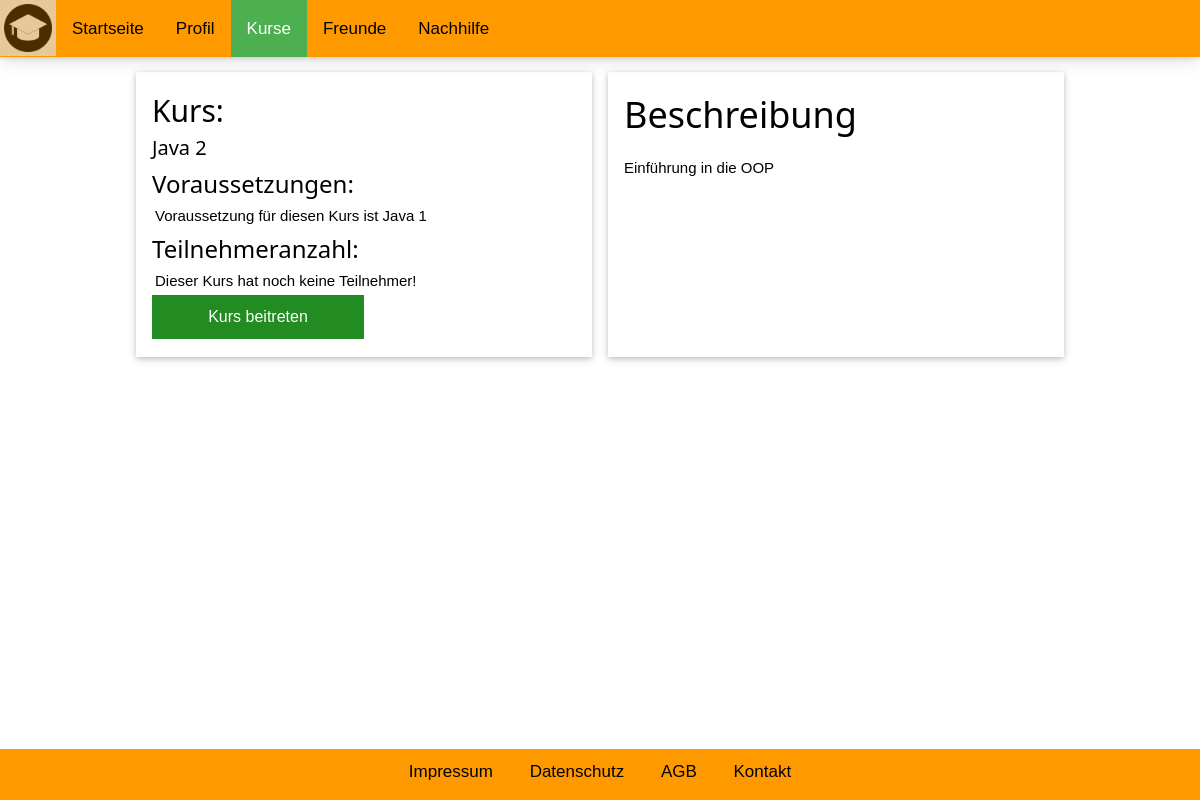
The page /Kurs.php?kid=2 (signed in) on the database its author committed.
### tables this page shows
CREATE TABLE `kurs` (
  `kursID` int(11) NOT NULL,
  `name` varchar(255) NOT NULL,
  `beschreibung` varchar(1024) NOT NULL,
  `voraussetzung` varchar(255) NOT NULL
);

### Kurs.php (the view, shortened to what this page needs)
<!DOCTYPE html>
<html>
<head>
    <link rel="stylesheet" href="styler.css">
</head>
<body>
    <div class="topnav" id="myTopnav">
        <a href="javascript:void(0);" id="logo"><img src="logo.png" alt="John" style="width:48px"></a>
        <div class="topbartexte" id="topbartexte">
            <a href="Startseite.php">Startseite</a>
            <a href="Profil.php">Profil</a>
            <a class="active" href="KurseUebersicht.php">Kurse</a>
            <a href="FreundeUebersicht.php">Freunde</a>
            <a href="Nachhilfe.php">Nachhilfe</a>
        </div>
    </div>
    <p class="headerabstand"></p>
    <div class="footerContent">
        <a href="impressum.php">Impressum</a>
        <a href="datenschutz.php">Datenschutz</a>
        <a href="datenschutz.php">AGB</a>
        <a href="impressum.php">Kontakt</a>
    </div>
    <div id="Kurs">
        <?php
        $link = mysqli_connect("localhost", "root");
        $_userID = $_SESSION["userID"];
        $_kursID = $_GET["kid"];
        $_sql = "SELECT * FROM userkurse WHERE userID='$_userID' AND kursID='$_kursID'";
        $_res = mysqli_query($link, $_sql);
        $_anzahl = @mysqli_num_rows($_res);
        if ($_anzahl > 0) {
            header("Location: Kursbeigetreten.php?kid=$_kursID");
		}
        else {
            $_sql2 = "SELECT * FROM kurs WHERE kursID='$_kursID'";
            $_res2 = mysqli_query($link, $_sql2);
            $_row = mysqli_fetch_assoc($_res2);
            $_titel = $_row["name"];
            $_beschreibung = $_row["beschreibung"];
            $_voraussetzung = $_row["voraussetzung"];
		}
        ?>
            <div class="w3-row-padding w3-margin-top">
                <div class="w3-half">
                    <div class="w3-card w3-container">
                        <div id="KursZusammenfassung">
                            <h2>Kurs:</h2>
                            <h4 id="KursTitel">
                                <?php echo "$_titel" ?>
                            </h4>
                            <h3>Voraussetzungen:</h3>
                            <p id="KursVoraussetzung">
                                <?php echo "$_voraussetzung" ?>
                            </p>
                            <h3>Teilnehmeranzahl:</h3>
                            <p id="KursTeilnehmeranzahl">Dieser Kurs hat noch keine Teilnehmer!</p>
                            <form method="POST">
                                <button type="submit" name="joinKurs" class="block" onclick="window.location.replace('Kursbeigetreten.html')">Kurs beitreten</button>
                            </form>
                        </div>
                    </div>
                </div>
                <div class="w3-half">
                    <div class="w3-card w3-container">
                        <h1>Beschreibung</h1>
                        <p id="KursBeschreibung">
                            <?php echo "$_beschreibung" ?>
                        </p>
                    </div>
                </div>
            </div>
    </div>
</body>
</html>

### styler.css (style rules this page uses)
html { box-sizing: border-box }
*, *:before, *:after { box-sizing: inherit }
html { -ms-text-size-adjust: 100%; -webkit-text-size-adjust: 100% }
body { margin: 0; }
a { background-color: transparent; -webkit-text-decoration-skip: objects }
img { border-style: none }
button, input, select, textarea { font: inherit; margin: 0 }
button, input { overflow: visible }
button, select { text-transform: none }
button, html [type=button], [type=reset], [type=submit] { -webkit-appearance: button }
html, body { font-family: Verdana, sans-serif; font-size: 15px; line-height: 1.5 }
html { overflow-x: hidden }
h1 { font-size: 36px }
h2 { font-size: 30px }
h3 { font-size: 24px }
h4 { font-size: 20px }
h1, h2, h3, h4, h5, h6 { font-family: "Segoe UI", Arial, sans-serif; font-weight: 400; margin: 0; }
img { vertical-align: middle }
a { color: inherit }
.w3-container:after, .w3-container:before, .w3-panel:after, .w3-panel:before, .w3-row:after, .w3-row:before, .w3-row-padding:after, .w3-row-padding:before, .w3-cell-row:before, .w3-cell-row:after, .w3-clear:after, .w3-clear:before, .w3-bar:before, .w3-bar:after { content: ""; display: table; clear: both; }
.w3-col, .w3-half, .w3-third, .w3-twothird, .w3-threequarter, .w3-quarter { display: table-cell; float: left; width: 100%; }
.w3-half { max-width: 710px; }
@media (min-width: 961px) { .w3-col.m6, .w3-half { width: 49.99999% } }
.w3-row-padding, .w3-row-padding > .w3-half, .w3-row-padding > .w3-third, .w3-row-padding > .w3-twothird, .w3-row-padding > .w3-threequarter, .w3-row-padding > .w3-quarter, .w3-row-padding > .w3-col { padding: 0 8px }
.w3-container, .w3-panel { padding: 16px }
.w3-card { height: 100%; max-width: 700px; }
.w3-card, .w3-card-2 { box-shadow: 0 2px 5px 0 rgba(0, 0, 0, 0.16), 0 2px 10px 0 rgba(0, 0, 0, 0.12) }
.w3-margin-top { margin-top: 16px !important }
.topnav { background-color: #ff9900; overflow: hidden; position: fixed; top: 0; width: 100%; z-index: 100000; box-shadow: 0 0 5px 0 rgba(0, 0, 0, 0.2), 0 0 20px 0 rgba(0, 0, 0, 0.19); }
.topnav a { float: left; color: #000000; text-align: center; padding: 15.5px 16px; text-decoration: none; font-size: 17px; }
.topnav a.active { background-color: #4CAF50; color: white; }
button { border: none; outline: 0; display: inline-block; padding: 8px; color: white; background-color: #000; text-align: center; cursor: pointer; width: 100%; font-size: 18px; }
a { text-decoration: none; font-size: 22px; color: black; }
* { box-sizing: border-box; }
#logo { margin: 0px; padding: 4px }
@media (min-width: 961px) { #topbartexte { display: inherit; } }
.headerabstand { font-size: 1px; padding-bottom: 55px; }
.footerContent { background-color: #ff9900; position: fixed; bottom: 0px; height: 3em; padding: 0.6em; text-align: center; width: 100%; font-size: 17px; }
.footerContent a { color: black; padding: 14px 16px; font-size: 17px; }

### Kurs.php (style rules this page uses)
.block { display: block; width: 50%; border: none; background-color: forestgreen; padding: 10px 3px; font-size: 16px; cursor: pointer; text-align: center; }
#Kurs { width: 960px; margin: 0 auto 5em auto; }
#KursZusammenfassung p { margin: 0.2em; }
#KursBeschreibung { text-align: justify; }
#Kurs .w3-card { height: 19em; }

### rows shown on the page
kurs: name "Java 2", voraussetzung "Voraussetzung für diesen Kurs ist Java 1", beschreibung "Einführung in die OOP"
